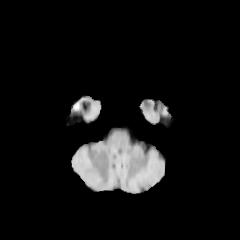
#> input picture _Brain_Tumor_Detection/Example Brain Tumor/Brain Tumor/Image1153.jpg, 240 x 240 px; its folder holds 4 pictures in this run; the run also reads 1 picture not shown here
$ jupyter execute --allow-errors 'deneme k-nearest.ipynb'
#> lines starting #> are read from the running program, lines starting #| are printed output that depends on the picture
[cell 1]
import numpy as np
import pandas as pd
import matplotlib.pyplot as plt
from sklearn import datasets
from sklearn.model_selection import train_test_split
from PIL.Image import open
import random
import os
import matplotlib.image as mpimg
from collections import Counter
from numba import jit, cuda

[cell 2]
# Load Dataset
cortex_df=pd.read_csv('Brain Tumor.csv')
#> (reads _Brain_Tumor_Detection/Example Brain Tumor/Brain Tumor.csv from the repository)
cortex_df.head()

IMAGE_DATASET='Brain Tumor'
IMAGE_DATASET_RAW='Brain Tumor'
IMG_HEIGHT=224
IMG_WIDTH=224
EPOCHS=50

[cell 3]
jit(target ="cuda")
plt.figure(figsize=(20,20))
test_folder='Brain Tumor'
for i in range(5):
    file=random.choice(os.listdir(test_folder))
    image_path=os.path.join(test_folder,file)
    img=mpimg.imread(image_path)
#> img is the input picture: shape (240, 240, 3); min 0, max 255, mean 17
    ax=plt.subplot(1,5,i+1)
    ax.title.set_text(file)
    plt.imshow(img)
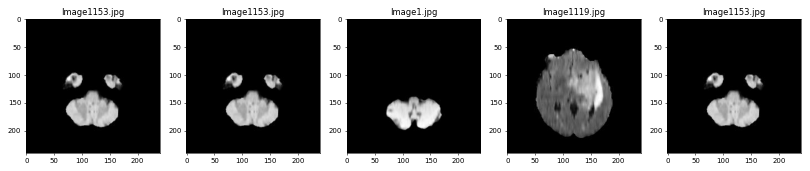
#> figure drawn by matplotlib, 5 panels

[cell 4]
jit(target ="cuda")
dataset_df=pd.DataFrame()
#> dataset_df = table of 0 rows and 0 columns
dataset_df['Image']=cortex_df['Image']
dataset_df['Class']=cortex_df['Class']
path_list=[]
for img_path in os.listdir(IMAGE_DATASET):
    path_list.append(os.path.join(IMAGE_DATASET,img_path))
path_dict={os.path.splitext(os.path.basename(x))[0]: x for x in path_list}
dataset_df['paths']=cortex_df['Image'].map(path_dict.get)
#> (the rest of this cell did not finish here and is left out)

[cell 5]
image_list=[]
#> image_list = []
#> (the rest of this cell did not finish here and is left out)

[cell 6]
y=np.array(dataset_df.Class)
#> y = 3762 values, max 1 at index 2, min 0 at index 0, mean 0.447
y.shape
#> Out = (3762,)
